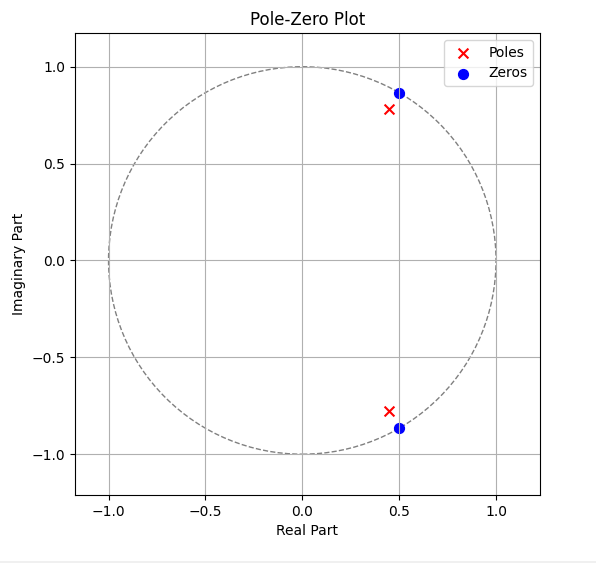

Python code for this plot:
import numpy as np
import matplotlib.pyplot as plt

poles = [0.9*(np.exp(1j * np.pi/3)), 0.9*(np.exp(-1j * np.pi/3))]  
zeros = [np.exp(1j * np.pi/3), np.exp(-1j * np.pi/3)]

fig, ax = plt.subplots(figsize=(6, 6))

unit_circle = plt.Circle((0, 0), 1, fill=False, linestyle='--', color='gray')
ax.add_artist(unit_circle)

ax.scatter(np.real(poles), np.imag(poles), marker='x', color='r', s=50, label='Poles')
ax.scatter(np.real(zeros), np.imag(zeros), marker='o', color='b', s=50, label='Zeros')

ax.set_xlabel('Real Part')
ax.set_ylabel('Imaginary Part')
ax.set_title('Pole-Zero Plot')
ax.legend()
ax.axis('equal') 
ax.grid()
plt.show()
